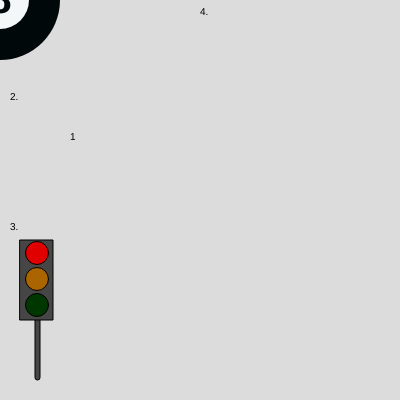
Frame 1 (no input)
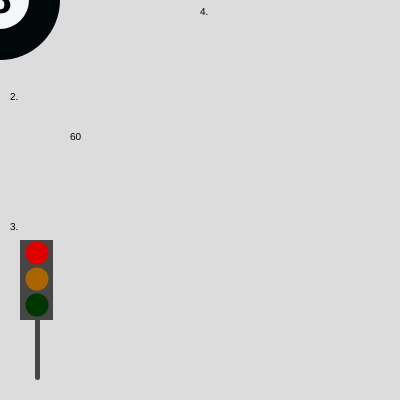
Frame 60 (no input)
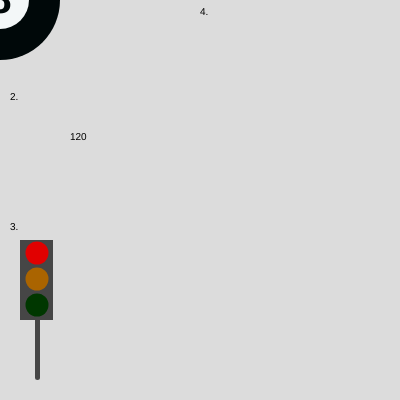
Frame 120 (the mouse pressed at the canvas centre since frame 60)

The p5.js sketch that drew these frames (run headless with seeded random() and noise() and a simulated clock; from frame 60 on, the mouse is pressed at the canvas centre):

// p5.js sketch
// ── sketch.js
let number = 0;
let light = 0;

let score = 0;

let Xball = 0;
let Yball = 0;

function keyPressed() {
  if (keyCode == ENTER) {
    light = light + 1;
    if (light > 2)
      light = 0;
  }
}

function setup() {
  createCanvas(400, 400);
}

function draw() {
  background(220);

  textSize(10);
  // Blokje
  if (keyIsPressed === true) {
    if (keyCode === 66) { // B
      fill("white");
      rect(20, 20, 60, 60);
    }
  }

  // Nummers
  fill("black");
  text("1.", 10, 15);
  text("2.", 10, 100);
  text("3.", 10, 230);
  text("4.", 200, 15);

  // Verkeerslicht
  fill(70, 70, 70);
  rect(35, 300, 5, 80, 10);
  rect(20, 240, 33, 80);

  // Rood
  if (light == 0) {
    fill(225, 0, 0);
  }
  else {
    fill(90, 0, 0);
  }
  circle(37, 253, 23, 23);

  // Oranje
  if (light == 2) {
    fill(255, 100, 0);
  }
  else {
    fill(170, 100, 0);
  }
  circle(37, 279, 23, 23);

  // Groen
  if (light == 1) {
    fill(0, 255, 0);
  }
  else {
    fill(0, 55, 0);
  }
  circle(37, 305, 23, 23);


  // teller
  score = score + 1;
  fill(0);
  text(score, 70, 140);
  if (keyIsDown(32)) {
    score = 0
  }
  if (score >= 500) {
    score = 0
  }

  // 8ball, W = 87, A = 65, S = 83, D = 68
  // eight ball
noStroke();
fill(0, 8, 9);
circle(Xball, Yball, 120);
 
// White circle and the number eight
fill(243, 247, 248);
circle(Xball, Yball, 58);
fill(0, 8, 9);
textAlign(CENTER, CENTER);
textSize(42);
textStyle(BOLD);
text('8', Xball, Yball + 1);
textStyle(NORMAL);
textAlign(LEFT, BASELINE);
 
if(keyIsDown(UP_ARROW) || keyIsDown(87)) {
  Yball = Yball - 1
}
if(keyIsDown(DOWN_ARROW) || keyIsDown(83)) {
  Yball =  Yball + 1
}
if(keyIsDown(LEFT_ARROW) || keyIsDown(65)) {
  Xball = Xball - 1
}
if(keyIsDown(RIGHT_ARROW) || keyIsDown(68)) {
  Xball = Xball + 1
}
if(Xball>= 850) {
  Xball = -50
}
if(Xball<= -50) {
  Xball = 850
}
if(Yball >= 470) {
  Yball = -50
}
if(Yball <= -50) {
  Yball = 470
}



}
